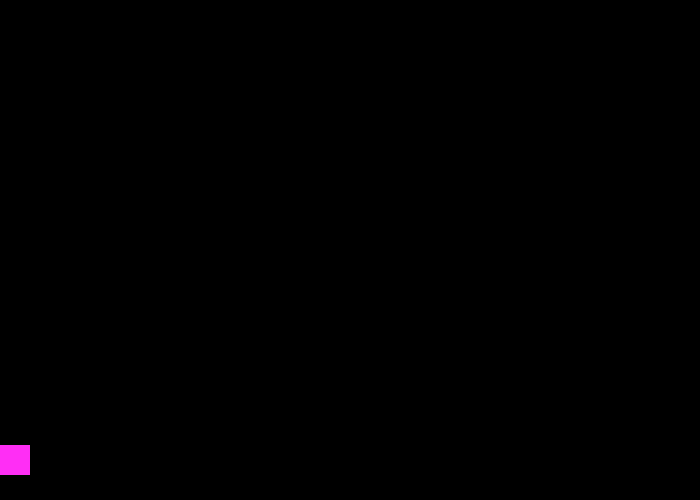
Frame 1 (no input)
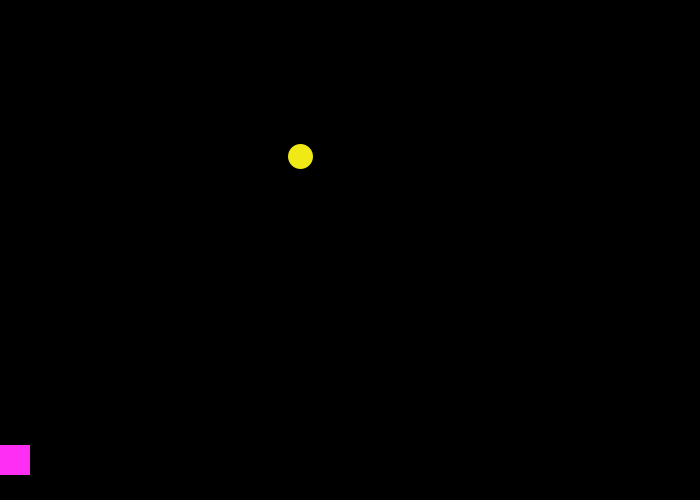
Frame 60 (the mouse pressed at the canvas centre just before this capture)
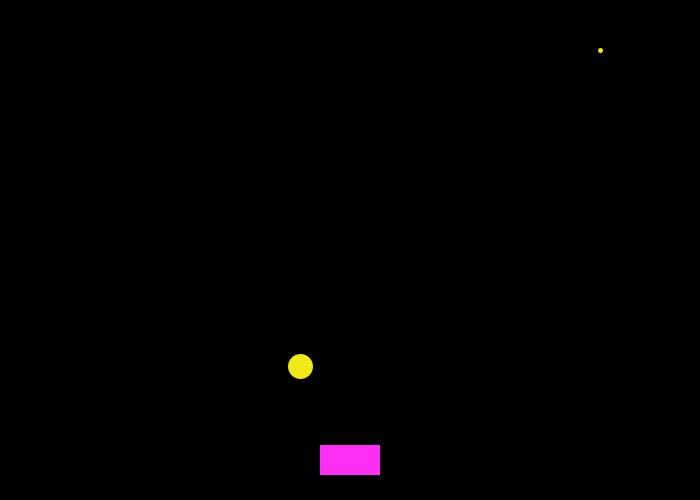
Frame 120 (the mouse held since frame 60 and released just before this capture)

The Processing sketch that drew these frames (run headless with seeded random() and noise(); from frame 60 on, the mouse is pressed at the canvas centre):

// Processing sketch: spaceInvaders02
// ── spaceInvaders02.pde
void setup(){
   size(700, 500);
   rectMode(CENTER);
   textSize(40);
}

float y1 = -100;
float y2 = -50;
float y3 = -80;
boolean zjedzonyY1 = false; 
boolean zjedzonyY2 = false; 
boolean zjedzonyY3 = false; 

void draw(){
  background(0);
  stroke(#F0E916);
  strokeWeight(15);
  if(!zjedzonyY1) {
    point(100,y1);
  }
  strokeWeight(25);
  if(!zjedzonyY2) {
  point(300,y2);
  }
  strokeWeight(5);
  if(!zjedzonyY3) {
  point(600,y3);
  }
  noStroke();
  fill(#FF2EF5);
  rect(mouseX, 460, 60, 30);
  y1 = y1 + 0.5;
  y2 = y2 + 3.5;
  y3 = y3 + 1.1;

  if(dist(mouseX,460,100,y1) < 20) {
    zjedzonyY1 = true; 
  }
  if(dist(mouseX,460,300,y2) < 20) {
    zjedzonyY2 = true; 
  }
  if(dist(mouseX,460,600,y3) < 20) {
    zjedzonyY3 = true; 
  }
  
  if(zjedzonyY1) {
    fill(255,0,0);
    text("mam cie nr 1", width/2, height/2);
  }
  if(zjedzonyY2) {
    fill(255,0,0);
    text("mam cie nr 2", width/2, height/2+50);
  }
  if(zjedzonyY3) {
    fill(255,0,0);
    text("mam cie nr 3", width/2, height/2+100);
  }
  
  //reset wszechswiata
}
